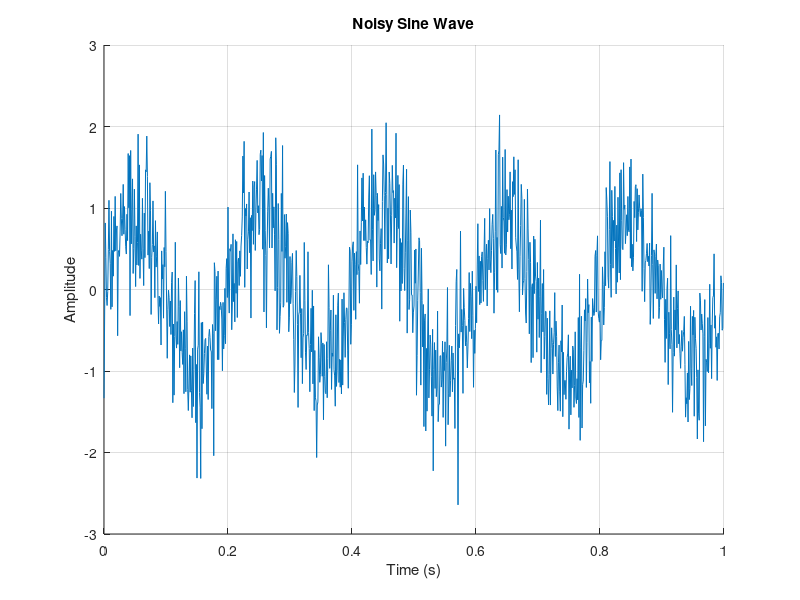
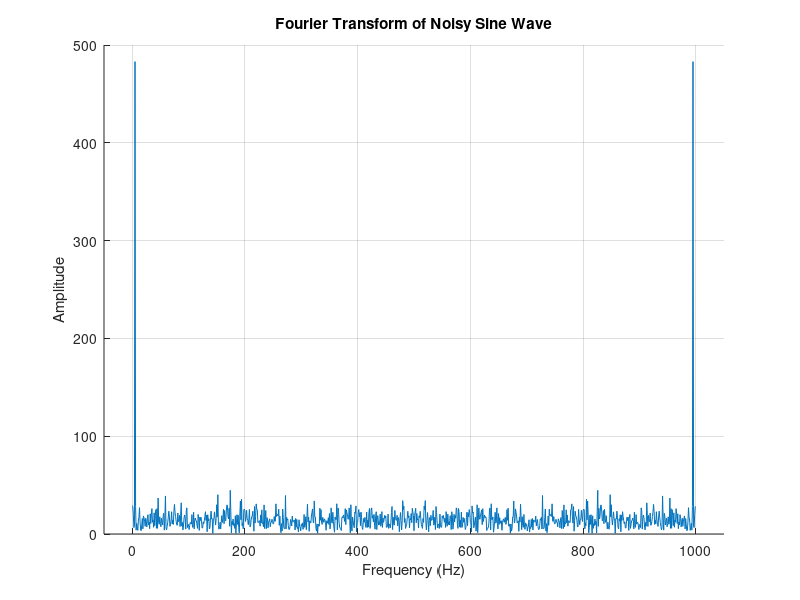
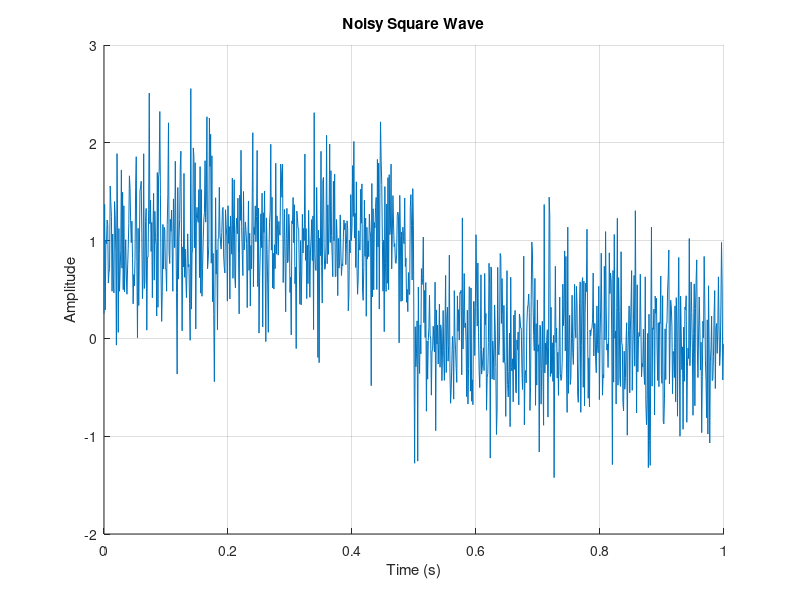
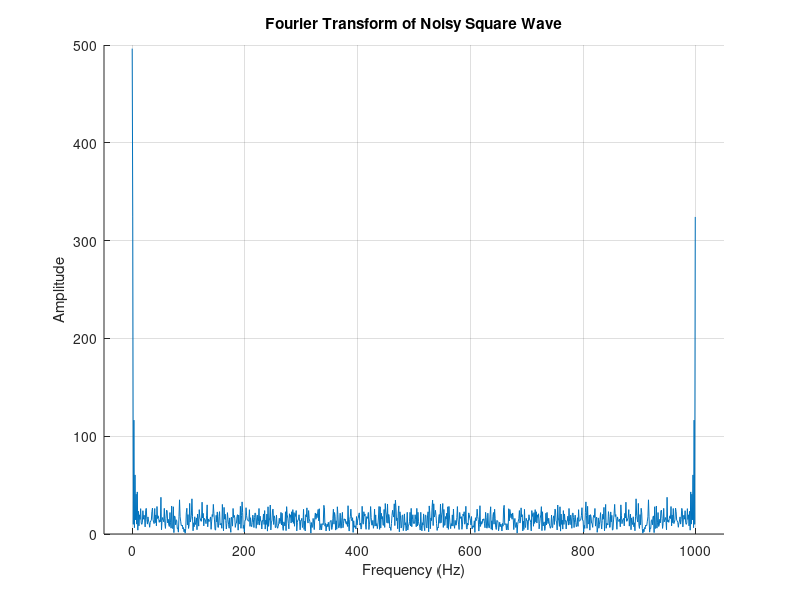

Reproduce these figures in MATLAB, in order.
clc
clear
close all

% パラメータ設定
dt = 0.001; % 1ステップの時間 [秒]
times = 0:dt:1-dt; % 時間ベクトル
N = length(times); % サンプル数
Tp = 0.04; % 時定数

f = 5; % サイン波の周波数 [Hz]
sigma = 0.5; % ノイズの分散

rng(1); % 乱数シードの設定

% サイン波の生成
x_s = sin(2 * pi * times * f);
x = x_s + sigma * randn(1, N);

% 矩形波の生成
y_s = zeros(1, N);
y_s(1:floor(N/2)) = 1;
y = y_s + sigma * randn(1, N);

% フーリエ変換の実行
X = fft(x);
Y = fft(y);

% 周波数ベクトルの生成
f_vec = (0:N-1)*(1/(N*dt));

% ノイズを加えたサイン波のプロット
figure;
grid on
hold on
plot(times, x);
title('Noisy Sine Wave');
xlabel('Time (s)');
ylabel('Amplitude');

% サイン波のフーリエ変換結果のプロット
figure;
grid on
hold on
plot(f_vec, abs(X));
title('Fourier Transform of Noisy Sine Wave');
xlim([-50 1050]);
xlabel('Frequency (Hz)');
ylabel('Amplitude');

% ノイズを加えた矩形波のプロット
figure;
grid on
hold on
plot(times, y);
title('Noisy Square Wave');
xlabel('Time (s)');
ylabel('Amplitude');

% 矩形波のフーリエ変換結果のプロット
figure;
grid on
hold on
plot(f_vec, abs(Y));
title('Fourier Transform of Noisy Square Wave');
xlim([-50 1050]);
xlabel('Frequency (Hz)');
ylabel('Amplitude');

% １時遅れ系ローパスフィルタの適用
% 実装方法に関しては研究室のプログラム参照
phi_r = x; % サイン波のノイズを加えた信号を使用
phi_r_f = zeros(size(phi_r));
D_phi_r_f = zeros(size(phi_r));

for i = 1:length(phi_r)
    if i == 1
        phi_r_f(i) = phi_r(i);
        D_phi_r_f(i) = 0;
    else
        D_phi_r_f(i) = (1/Tp) * (phi_r(i) - phi_r_f(i-1));
        phi_r_f(i) = D_phi_r_f(i) * dt + phi_r_f(i-1);
    end
end

% ローパスフィルタ後のサイン波のプロット
figure;
grid on
hold on
plot(times, phi_r_f);
title('Low-Pass Filtered Sine Wave');
xlabel('Time (s)');
ylabel('Amplitude');

% ローパスフィルタの適用
phi_r = y; % 矩形波のノイズを加えた信号を使用
phi_r_f = zeros(size(phi_r));
D_phi_r_f = zeros(size(phi_r));

for i = 1:length(phi_r)
    if i == 1
        phi_r_f(i) = phi_r(i);
        D_phi_r_f(i) = 0;
    else
        D_phi_r_f(i) = (1/Tp) * (phi_r(i) - phi_r_f(i-1));
        phi_r_f(i) = D_phi_r_f(i) * dt + phi_r_f(i-1);
    end
end

% ローパスフィルタ後の矩形波のプロット
figure;
grid on
hold on
plot(times, phi_r_f);
title('Low-Pass Filtered Square Wave');
xlabel('Time (s)');
ylabel('Amplitude');
